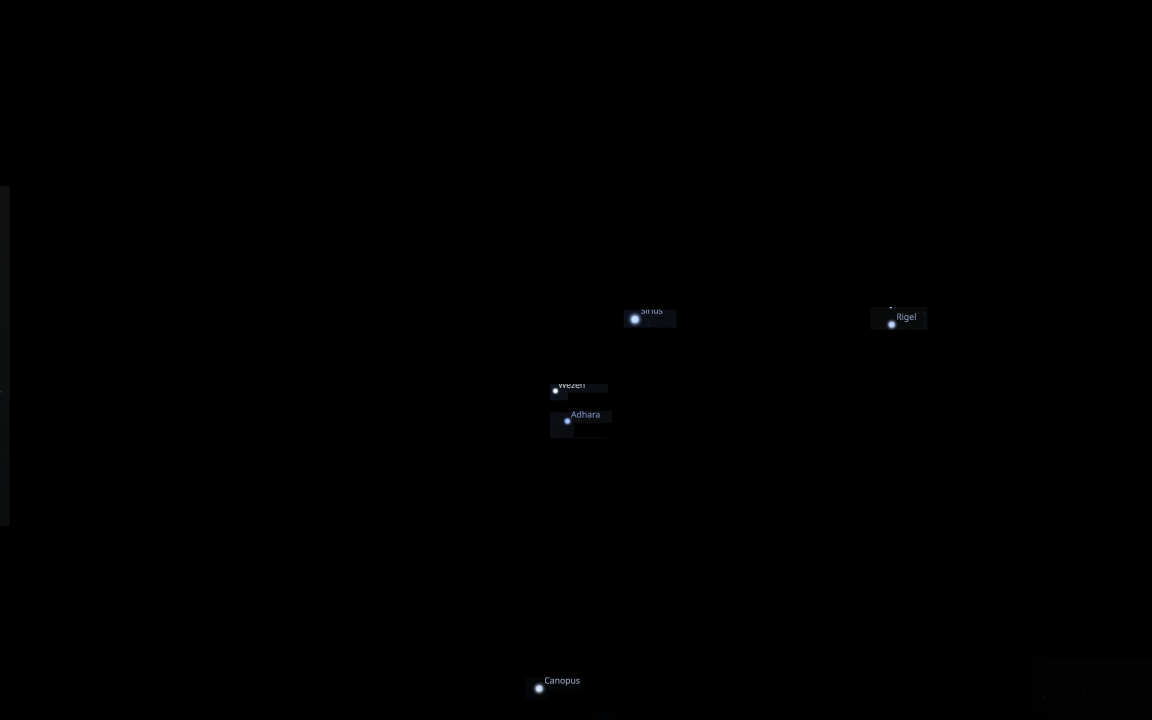
#> input picture src/test/test_images/5star_pairs_center.jpeg, 3456 x 2160 px, found by its file name (shown at 1/3 size)
$ python test_limit_effect.py
#> lines starting #> are read from the running program, lines starting #| are printed output that depends on the picture; after the words box and inside, x2 and y2 are one past the last pixel; in counts of white or black regions, pixels touching at a corner belong together; long printed decimals are rounded
### src/config.py
"""
Simple configuration loader for AstroNav.
Loads config.yaml and provides default values.
"""
import yaml
from pathlib import Path
from typing import Dict, Any

# Default configuration values
DEFAULT_CONFIG = {
    "general": {
        "use_camera": True,
        "visualize": False,
        "image_path": "src/photos/5star_pairs_center.jpeg"
    },
    "star_processing": {
        "angle_tolerance": 0.1,
        "identification_limit": 40,
        "visualize_hip": True,
        "fov_degrees": 66.3
    },
    "star_detection": {
        "threshold_val": 180,
        "min_area": 15,
        "max_area": 500
    },
    "imu": {
        "enabled": True,
        "calibration_timeout": 30,
        "update_interval": 0.25
    },
    "tracking": {
        "image_tracking": True,
        "imu_tracking": True
    },
    "network": {
        "udp_ip": "127.0.0.1",
        "udp_port": 12345
    },
    "test_mode": {
        "enabled": False,
        "rotation_speed": 1.0,
        "update_interval": 0.5
    }
}

def load_config(config_path: str = None) -> Dict[str, Any]:
    """
    Load configuration from YAML file with fallback to defaults.

    Args:
        config_path: Path to config file. If None, looks for config.yaml in project root.

    Returns:
        Dictionary containing configuration values.
    """
    if config_path is None:
        # Look for config.yaml in project root
        project_root = Path(__file__).parent.parent
        config_path = project_root / "config.yaml"

    config_path = Path(config_path)

    # Start with default config
    config = DEFAULT_CONFIG.copy()

    # Load from file if it exists
    if config_path.exists():
        try:
            with open(config_path, 'r') as file:
                file_config = yaml.safe_load(file)
                if file_config:
                    # Merge file config with defaults (file config takes precedence)
                    config = _merge_configs(config, file_config)
                    print(f"Loaded configuration from: {config_path}")
        except Exception as e:
            print(f"Warning: Could not load config file {config_path}: {e}")
            print("Using default configuration.")
    else:
        print(f"No config file found at {config_path}, using defaults.")

    return config

# [9 lines left out: function _merge_configs, not called in this run]

def get_config_value(config: Dict[str, Any], key_path: str, default=None):
    """
    Get a configuration value using dot notation.

    Args:
        config: Configuration dictionary
        key_path: Dot-separated path (e.g., "general.use_camera")
        default: Default value if key not found

    Returns:
        Configuration value or default
    """
#> called with key_path = 'star_detection.threshold_val', default = 180
    keys = key_path.split('.')
    value = config

    try:
        for key in keys:
            value = value[key]
        return value
    except (KeyError, TypeError):
        return default

# Global config instance
_config = None

def get_config() -> Dict[str, Any]:
    """Get the global configuration instance."""
    global _config
    if _config is None:
        _config = load_config()
    return _config


# [3 lines that do not run on import are left out]

### src/image_pipeline/capture_star_vectors.py
import cv2
import numpy as np
import matplotlib.pyplot as plt
import sys
from pathlib import Path
sys.path.append(str(Path(__file__).parent))
from star_frame import StarFrame

# Import config system
sys.path.append(str(Path(__file__).parent.parent))
from config import get_config, get_config_value

def make_K_from_fov(w, h, fov_deg):
     """
     Build the camera intrinsic matrix from horizontal FOV.
     """
     fx = (h / 2.0) / np.tan(np.deg2rad(fov_deg / 2.0))
     fy = fx  # assume square pixels
     cx, cy = w / 2.0, h / 2.0
     K = np.array([ [fx, 0, cx],
                    [0,  fy, cy],
                    [0,   0,  1]], dtype=np.float64)
     return K

def pixels_to_unit_rays(pixels, K):
     """
     Convert 2D pixel coordinates to 3D unit direction vectors using the pinhole camera model.
     """
     fx, fy = K[0, 0], K[1, 1]
     cx, cy = K[0, 2], K[1, 2]
     rays = []

     for x, y in np.array(pixels).reshape(-1, 2):
          dx = (x - cx) / fx
          dy = (y - cy) / fy
          v = np.array([dx, dy, 1.0])
          rays.append(v / np.linalg.norm(v))

     return np.array(rays)

# [24 lines left out: function calculate_angular_distances, not called in this run]

def detect_stars(image_path, threshold_val=None, min_area=None, max_area=None, fov_deg=66, visualize=False):
     """
     Detect stars in an image and convert their positions to 3D unit vectors in camera coordinates.
     """
     # Load configuration
     config = get_config()

     # Use config values if parameters not provided
     if threshold_val is None:
          threshold_val = get_config_value(config, 'star_detection.threshold_val', 180)
     if min_area is None:
          min_area = get_config_value(config, 'star_detection.min_area', 15)
     if max_area is None:
          max_area = get_config_value(config, 'star_detection.max_area', 500)

     print(f"Detecting stars with fov_deg={fov_deg}, threshold={threshold_val}, min_area={min_area}, max_area={max_area}")
     img = cv2.imread(image_path, cv2.IMREAD_GRAYSCALE)
#> img: shape (2160, 3456); min 0, max 255, mean 0.2
     if img is None:
          raise FileNotFoundError(f"Image '{image_path}' not found.")

     h, w = img.shape
#> h = 2160; w = 3456
     print(f"Image shape : {img.shape}")
#| Image shape : (2160, 3456)
     cx, cy = w // 2, h // 2  # image center
#> cx = 1728; cy = 1080


     # Blur and threshold
     blurred = cv2.GaussianBlur(img, (3, 3), 0)  # smaller kernel for speed
     thresh = np.where(blurred > threshold_val, 255, 0).astype(np.uint8)
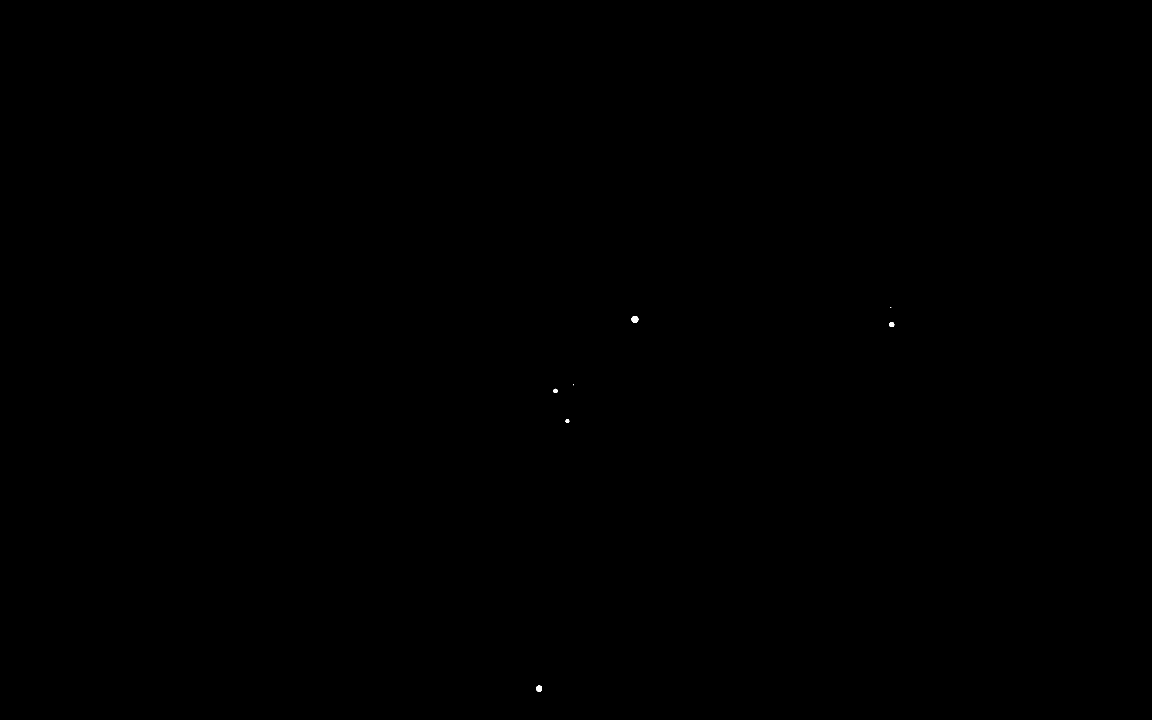
#> thresh: shape (2160, 3456) (shown at 1/3 size); 0.01% white; 7 white regions (2 under 20 px), largest, box (x1, y1, x2, y2) and area: (1895, 948, 1915, 968) 328, (1609, 2057, 1626, 2075) 257, (2668, 967, 2683, 981) 173, (1660, 1166, 1673, 1179) 127, (1697, 1258, 1708, 1269) 95

     # Connected components = candidate star blobs
     num_labels, labels, stats, centroids = cv2.connectedComponentsWithStats(thresh)
#> labels: shape (2160, 3456) int32; 8 distinct labels, from 0 to 7
#> num_labels = 8; stats = [[0, 0, 3456, 2160, 7463971], [2671, 922, 3, 2, 5], [1895, 948, 20, 20, 328], [2668, 967, 15, 14, 173], [1720, 1153, 2, 3, 4], [1660, 1166, 13, 13, 127], [1697, 1258, 11, 11, 95], [1609, 2057, 17, 18, 257]]; centroids = [[1727.5, 1079.5], [2671.8, 922.4], [1904.4, 957.5], [2674.8, 973.4], [1720.5, 1154], [1665.9, 1172.3], [1701.9, 1263], [1617, 2065.4]]

     # Build intrinsic matrix
     K = make_K_from_fov(w, h, fov_deg)

     star_data = []
     for i in range(1, num_labels):  # skip background label 0
          area = stats[i, cv2.CC_STAT_AREA]
          if min_area <= area <= max_area:
               x, y = centroids[i]
               r = np.sqrt(area / np.pi)
               mask = (labels == i).astype(np.uint8)
               intensity = np.mean(img[mask == 1])

               # Project pixel to 3D unit ray
               vector = pixels_to_unit_rays([[x, y]], K)[0]  # Extract single vector from (1,3) array
               star_data.append({
                    "position": (x, y),
                    "radius": r,
                    "intensity": intensity,
                    "vector": vector
               })
               print(f"Star {len(star_data)-1}: Pos=({x:.2f}, {y:.2f}), Vec={vector}, I={intensity:.1f}")
#> this loop made 7 passes
#> (area, x, y, r, intensity, vector) on passes 2, 3, 5, 6, 7: (328, 1904.4, 957.5, 10.22, 213.2, [0.106, -0.0735, 0.992]), (173, 2674.8, 973.4, 7.42, 204.2, [0.496, -0.0558, 0.866]), (127, 1665.9, 1172.3, 6.36, 238.6, [-0.0375, 0.0557, 0.998]), (95, 1701.9, 1263, 5.5, 194.7, [-0.0157, 0.11, 0.994]), (257, 1617, 2065.4, 9.04, 215.4, [-0.0576, 0.511, 0.858])
#| Star 0: Pos=(1904.42, 957.50), Vec=[ 0.1058 -0.07347  0.9917], I=213.2
#| Star 1: Pos=(2674.76, 973.44), Vec=[ 0.4961 -0.05584  0.8665], I=204.2
#| Star 2: Pos=(1665.91, 1172.33), Vec=[-0.03747  0.05571  0.9977], I=238.6
#| Star 3: Pos=(1701.89, 1263.00), Vec=[-0.01569  0.11  0.9938], I=194.7
#| Star 4: Pos=(1616.97, 2065.42), Vec=[-0.05759  0.5111  0.8576], I=215.4
#> after the loop, star_data = 5 items

     star_data.sort(key=lambda star: star["radius"], reverse=True)
     if visualize:
          visualize_results(img, thresh, star_data)
     return img, thresh, star_data

# [20 lines left out: function visualize_results, not called in this run]

# [24 lines that do not run on import are left out]

### src/catalog_pipeline/identify_stars.py
from collections import defaultdict
import itertools
import numpy as np
import sqlite3
import bisect
import os
from .db_operations import get_angular_distance_between_stars, get_catalog_vector, get_star_info
from scipy.optimize import linear_sum_assignment  # Added for Hungarian algorithm

DB_PATH = os.path.join(os.path.dirname(__file__), 'star_catalog.db')
DB_PATH_TEST = os.path.join(os.path.dirname(__file__), 'star_catalog_small_test.db')
DB_PATH_TEST_500 = os.path.join(os.path.dirname(__file__), 'star_catalog_small_test_500_stars.db')
DB_PATH_VMAG_LESS_THAN_5 = os.path.join(os.path.dirname(__file__), 'star_catalog_vmag_less_than_5.db')
EARLY_SUBGRAPH_STAR_EXIT = 10000


def query_star_pairs(theta_obs, delta_theta, db_path=DB_PATH, limit=50):
    """Query star pairs in the database within the given angle range, ordered by closeness to theta_obs."""
    conn = sqlite3.connect(db_path)
    c = conn.cursor()
    c.execute('''SELECT star1_id, star2_id, angle FROM pairs WHERE angle BETWEEN ? AND ? ORDER BY ABS(angle - ?) ASC LIMIT ?''',
              (theta_obs - delta_theta, theta_obs + delta_theta, theta_obs, limit))
    results = c.fetchall()
    conn.close()

    # Sort by error in Python (least error first)
    results_with_error = []
    for star1_id, star2_id, angle in results:
        error = abs(angle - theta_obs)
        results_with_error.append((star1_id, star2_id, angle, error))

    # Sort by error ascending (least error first)
    results_with_error.sort(key=lambda x: x[3])

    # Return only the requested limit, but keep the original 3-tuple format
    return [(star1_id, star2_id, angle) for star1_id, star2_id, angle, error in results_with_error[:limit]]


def angle_between(v1, v2):
    return np.degrees(np.arccos(np.clip(np.dot(v1, v2), -1, 1)))

from collections import defaultdict
import itertools

def identify_stars_from_vector(detected_vectors, angle_tolerance=0.2, db_path=DB_PATH_VMAG_LESS_THAN_5, limit=50):
     """
     Identify stars based on triangle+pyramid voting.

     Arguments:
     - detected_vectors: list of np.array([x, y, z]) unit vectors
     - angle_tolerance: tolerance in degrees for triangle matching
     - db_path: path to the star catalog database

     Returns:
     - final_votes: dict {detected_star_idx: [(HIP_id, score), ...]}
     """
     # For debugging, limit number of stars used
     detected_vectors = detected_vectors[:7]
     n = len(detected_vectors)  # Update n to match the truncated length

     seen_tris = set()
     seen_pyramids = set()

     print(f"DEBUG: Using {n} detected stars (limited from original)")
     print(f"DEBUG: Processing {n} detected stars for triplet matching")
     print(f"DEBUG: Using database: {db_path}")

     # Global support: obs_idx -> {hip_id: score}
     support = defaultdict(lambda: defaultdict(float))

     triplet_count = 0
     for (i, j, k) in itertools.combinations(range(n), 3):
          triplet_count += 1
          vi, vj, vk = detected_vectors[i], detected_vectors[j], detected_vectors[k]

          # Compute triangle side lengths
          a = angle_between(vi, vj)
          b = angle_between(vj, vk)
          c = angle_between(vk, vi)
          print(f"DEBUG: Triplet {triplet_count}: stars ({i},{j},{k}), angles: {a:.2f}, {b:.2f}, {c:.2f}")

          # DB queries
          matches_ab = query_star_pairs(a, angle_tolerance, db_path=db_path, limit=limit)
          matches_bc = query_star_pairs(b, angle_tolerance, db_path=db_path, limit=limit)
          matches_ca = query_star_pairs(c, angle_tolerance, db_path=db_path, limit=limit)
          print(f"DEBUG: Found {len(matches_ab)}, {len(matches_bc)}, {len(matches_ca)} matches for angles")

          if not matches_ab or not matches_bc or not matches_ca:
               print("DEBUG: Skipping triplet due to missing matches")
               continue

          ab_neighbors, bc_neighbors = defaultdict(set), defaultdict(set)
          for u, v, _ in matches_ab:
               ab_neighbors[u].add(v); ab_neighbors[v].add(u)
          for u, v, _ in matches_bc:
               bc_neighbors[u].add(v); bc_neighbors[v].add(u)

          ca_pairs = {frozenset((u, v)) for u, v, _ in matches_ca}

          for u, v, _ in matches_ab:
               for (A, B) in ((u, v), (v, u)):
                    if B not in bc_neighbors:
                         continue
                    for C in bc_neighbors[B]:
                         if frozenset((C, A)) not in ca_pairs:
                              continue

                         tri_key = tuple(sorted((A, B, C)))
                         if tri_key in seen_tris:
                              continue
                         seen_tris.add(tri_key)
                         print(f"DEBUG: Consistent catalog triangle found: {tri_key}")
                         candidate_pyramid = {i: A, j: B, k: C}

                         # Compute triangle RMS scores
                         candidate_triangle = candidate_pyramid
                         obs_vecs3 = {idx: detected_vectors[idx] for idx in candidate_triangle.keys()}
                         tri_scores, tri_rms, tri_rms_global, tri_max_edge = compute_rms_scores(
                              candidate_triangle, obs_vecs3, db_path
                         )

                         TRI_RMS_MAX = 0.5  # degrees, tune this
                         if tri_rms_global <= TRI_RMS_MAX:
                              for obs_idx, hip in candidate_triangle.items():
                                   support[obs_idx][hip] += 1.0 * tri_scores[obs_idx]

                         for d in [x for x in range(n) if x not in (i, j, k)]:
                              vd = detected_vectors[d]
                              pyramids = compute_pyramid(candidate_pyramid, db_path, limit, seen_pyramids,
                              vi, vj, vk, vd, d, angle_tolerance= 0.5)
                              if not pyramids:
                                   continue
                              for mapping in pyramids:
                                   obs_vectors = {idx: detected_vectors[idx] for idx in mapping.keys()}
                                   star_scores, star_rms, global_rms, max_edge = compute_rms_scores(mapping, obs_vectors, db_path)
                                   for obs_idx, hip in mapping.items():
                                        support[obs_idx][hip] += star_scores[obs_idx]

     final_votes = {}
     for obs_idx, hip_scores in support.items():
          if hip_scores:  # Only process if there are scores
               ranked = sorted(hip_scores.items(), key=lambda x: -x[1])
               final_votes[obs_idx] = ranked
               print(f"DEBUG: Obs {obs_idx} candidates: {ranked}")

     return final_votes

import math

# [44 lines left out: functions logsumexp, compute_gaussian_logscore, not called in this run]

import math
from collections import defaultdict

# [525 lines left out: functions compute_rms_scores, compute_pyramid, visualize_star_identification, deprecated_identify_stars_from_vectors_2_0, prune_possible, deprecated_identify_stars_from_vectors and 1 more, not called in this run]

# [38 lines that do not run on import are left out]

### test_limit_effect.py
#!/usr/bin/env python3

import sys
from pathlib import Path

# Add src to path
sys.path.append(str(Path(__file__).parent / "src"))

from catalog_pipeline.identify_stars import identify_stars_from_vector, DB_PATH_TEST_500
from image_pipeline.capture_star_vectors import detect_stars

def test_limit_effect():
    print("=== Testing Limit Parameter Effect ===")

    # Test image path
    image_path = "/Users/michaelcaneff/Documents/University/Sofia University /Space Challenges/space-treckers/src/test/test_images/5star_pairs_center.jpeg"

    print(f"Detecting stars from: {image_path}")
    img, thresh, star_data = detect_stars(image_path, visualize=False, fov_deg=66.3)
#> star_data = 5 items
    detected_vectors = [star["vector"] for star in star_data]
#> detected_vectors = [[0.106, -0.0735, 0.992], [-0.0576, 0.511, 0.858], [0.496, -0.0558, 0.866], [-0.0375, 0.0557, 0.998], [-0.0157, 0.11, 0.994]]
    print(f"Detected {len(detected_vectors)} stars")
#| Detected 5 stars

    # Test different limit values
    limits_to_test = [5, 10, 20, 50, 100]

    for limit in limits_to_test:
        print(f"\n{'='*50}")
        print(f"Testing with limit = {limit}")
        print(f"{'='*50}")

        matches = identify_stars_from_vector(
            detected_vectors, #detected_vectors[:3],  # Just test first 3 stars for speed
            angle_tolerance=0.5,
            limit=limit,
            db_path=DB_PATH_TEST_500
        )

        print(f"RESULT with limit={limit}: {len(matches)} stars identified")
        for det_idx, (hip, score) in matches.items():
            print(f"  Star {det_idx} -> HIP {hip} (score: {score:.3f})")
#> this loop made 1 pass
#> n in identify_stars_from_vector on pass 1: 5
#| DEBUG: Using 5 detected stars (limited from original)
#| DEBUG: Processing 5 detected stars for triplet matching

if __name__ == "__main__":
#> (the run stopped early here; a loop or call above may not have finished)
